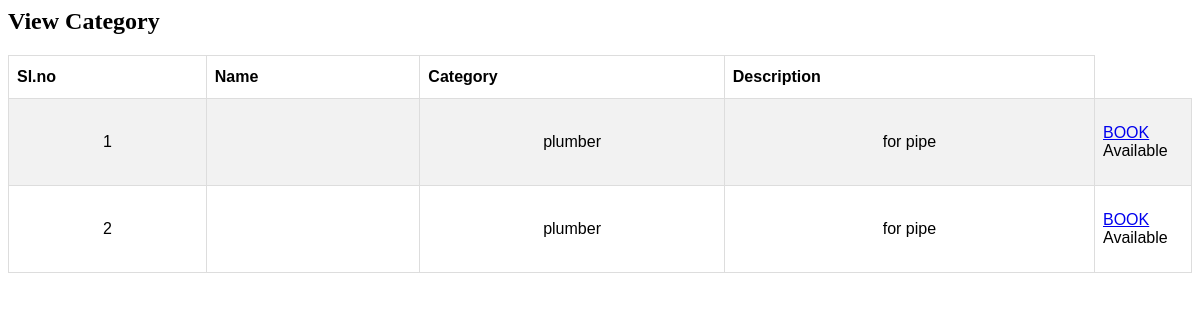
/Viewemployeeuser/1, run on an earlier commit of the app's database.
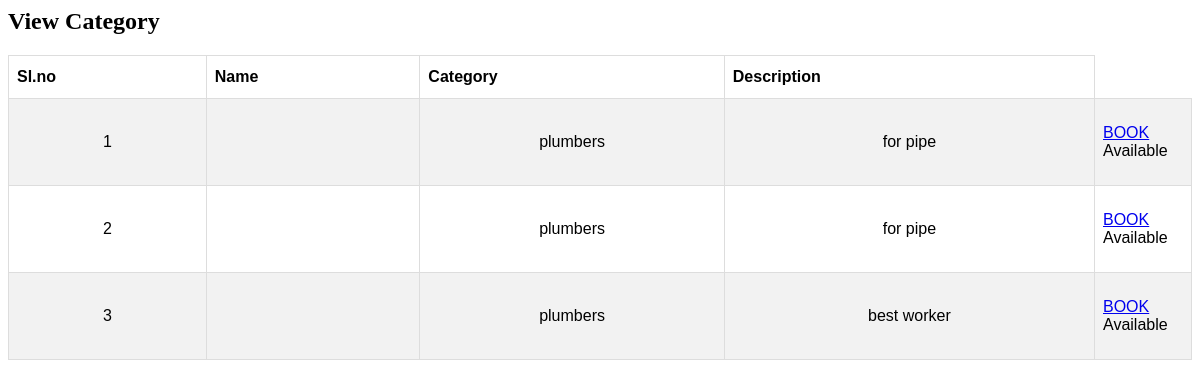
And on a later commit of the database.
### api/models.py (models this page shows, shortened)
class Employee(models.Model):
    user_id=models.CharField(max_length=200, null=False, blank=False)
    lastname=models.CharField(max_length=200, null=True, blank=True)
    category=models.ForeignKey(Category,on_delete=models.CASCADE)
    description=models.TextField(max_length=200, null=True, blank=True)
    address=models.TextField(max_length=200, null=True, blank=True)
    phone=models.CharField(max_length=200, null=True, blank=True)
    state=models.TextField(max_length=200, null=True, blank=True)
    district=models.TextField(max_length=200, null=True, blank=True)
    pincode=models.TextField(max_length=200, null=True, blank=True)
    Adhaar_no=models.IntegerField(null=True, blank=True)
    adhaar_img=models.ImageField(upload_to='adhaarimg',null=True,blank=True)
    password=models.TextField(max_length=200,null=True, blank=True)
    employee_status=models.CharField(max_length=200, null=True, blank=True)

class Category(models.Model):
    name=models.CharField(max_length=200, null=False, blank=False)

### api/views.py (the view)
# urls.py: path('Viewemployeeuser/<int:id>',views.Viewemployeeuser,name='Viewemployeeuser'),
def Viewemployeeuser(request,id):
    cat=Employee.objects.filter(category=id)
    return render(request,"Viewemployeeuser.html",{'cat':cat})

### api/templates/Viewemployeeuser.html (shortened to what this page needs)
<head>
</head>
<h2>View  Category</h2>
<table id="cs">
    <tr>
        <th>Sl.no</th>
        <th>Name</th>
        <th>Category</th>
        <th>Description</th>
    </tr>
    {% for cat in cat %}
<tr>
  <td height="87"><div align="center">{{ cat.id }}</div></td>
  <td><div align="center">{{ cat.name }}</div></td>
  <td><div align="center">{{ cat.category.name }}</div></td>
  <td><div align="center">{{ cat.description }}</div></td>
  <td width="80"><a href="/Sendbookingrequest/{{ cat.id }}">BOOK</a> Available</td>
    {% endfor %}
</table></html>

### api/templates/Viewemployeeuser.html (style rules this page uses)
#cs { font-family: "Trebuchet MS", Arial, Helvetica, sans-serif; border-collapse: collapse; width: 100%; }
#cs td, #cs th { border: 1px solid #ddd; padding: 8px; }
#cs tr:nth-child(even) { background-color: #f2f2f2; }
#cs th { padding-top: 12px; padding-bottom: 12px; text-align: left; }

What changed in the data, as far as the page shows it:
changed through a linked row, Employee id 1: category.name "plumber" → "plumbers"
changed Employee id 2: category.name "plumber" → "plumbers"
added Employee: id "3", category.name "plumbers", description "best worker"
